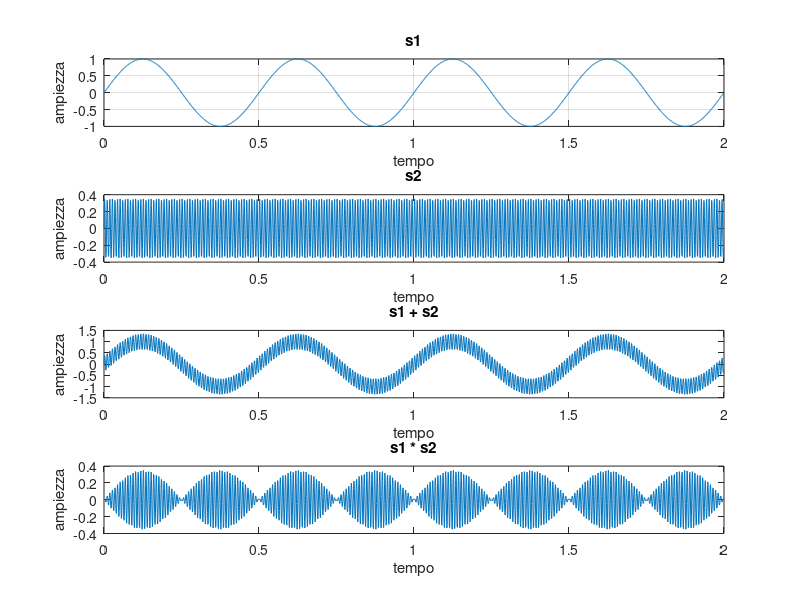

MATLAB code for this plot:
fs = 1000
dt = 1/fs
T = 2

t = 0:dt:T-dt

f = 2
A = 1

x1 = A*sin(2*pi*f*t)
x2 = 0.35*sin(2*pi*120*t)

figure
subplot(4,1,1)
plot(t,x1)
grid on

xlabel("tempo")
ylabel("ampiezza")
title("s1")

subplot(4,1,2)
plot(t,x2)
xlabel("tempo")
ylabel("ampiezza")
title("s2")

subplot(4,1,3)
plot(t,x1 + x2)
xlabel("tempo")
ylabel("ampiezza")
title("s1 + s2")


subplot(4,1,4)
plot(t,x1.*x2)
xlabel("tempo")
ylabel("ampiezza")
title("s1 * s2")
